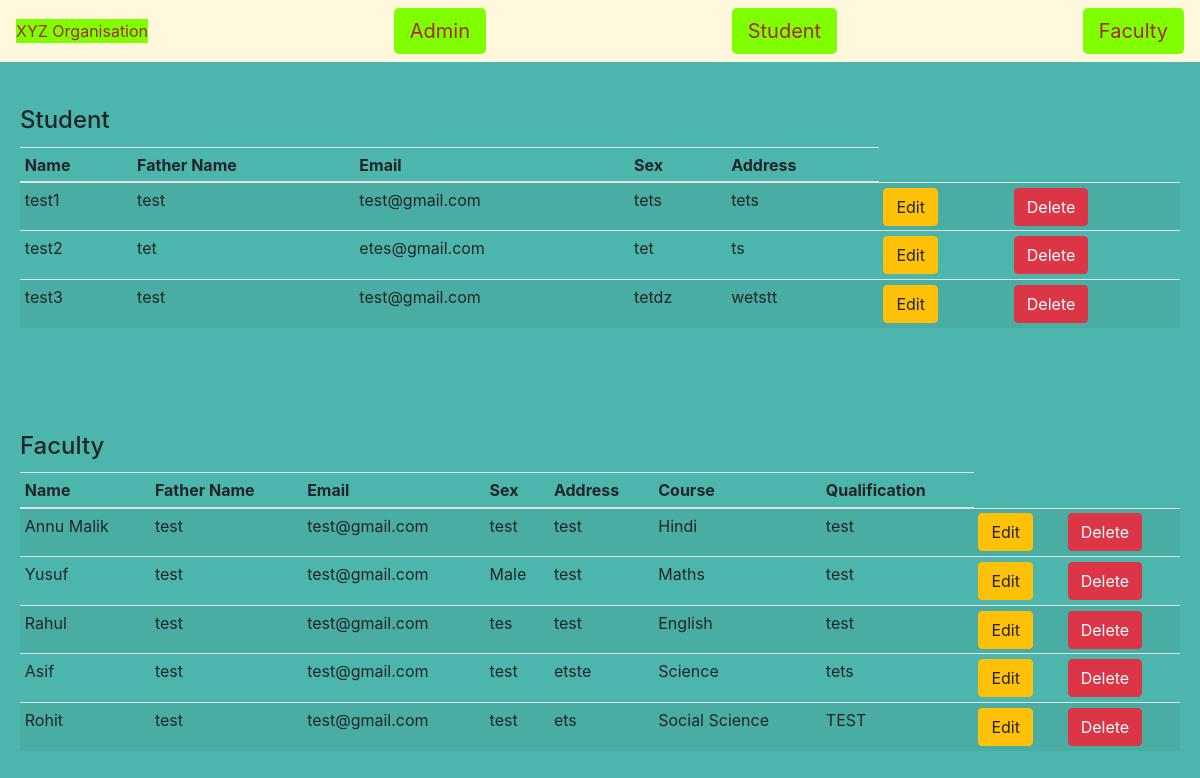
The page / on the database its author committed.
### management/models.py (models this page shows)
class student_model(models.Model):
    name=models.CharField(max_length=50)
    father_name=models.CharField(max_length=50)
    sex=models.CharField(max_length=50)
    email=models.EmailField(max_length=254)
    address=models.CharField(max_length=50)
    message=models.TextField()
    class Meta:
        db_table='student_table'

class faculty_model(models.Model):
    name=models.CharField(max_length=50)
    father_name=models.CharField(max_length=50)
    sex=models.CharField(max_length=50)
    email=models.EmailField(max_length=254)
    address=models.CharField(max_length=50)
    course=models.CharField(max_length=50)
    qualification=models.CharField(max_length=50)
    message=models.TextField()
    class Meta:
        db_table='faculty_table'

### management/views.py (the view)
# urls.py: path('', views.index,name='index'),
def index(request):
    list_student=student_model.objects.all()
    list_faculty=faculty_model.objects.all()
    arg={'list_student':list_student,'list_faculty':list_faculty}
    return render(request,'index.html',arg)

### templates/index.html (shortened to what this page needs)
<!doctype html>
<html lang="en">
  <head>
    <link rel="stylesheet" href="https://maxcdn.bootstrapcdn.com/bootstrap/4.0.0/css/bootstrap.min.css">
  </head>
  <body style='background-color:#4DB6AC;'>
<nav class="navbar navbar-light" style="background-color: cornsilk;">
  <a href="{% url 'index' %}" class="navbarilnk btn-xl" style="background-color:chartreuse;color:brown">XYZ Organisation</a>
  <a href="{% url 'admin:index' %}" class="navbarilnk btn-lg" style="background-color:chartreuse;color:brown">Admin</a>
  <a href="{% url 'student_upload' %}" class="navbarilnk btn-lg" style="background-color:chartreuse;color:brown">Student</a>
  <a href="{% url 'faculty_upload' %}" class="navbarilnk btn-lg" style="background-color:chartreuse;color:brown">Faculty</a>
</nav>
<br>
{% block content%}
<div class="cards" style="center">
  <div class="card-body">
    <h4 class="card-title">Student</h4>
    <table class="table table-striped  table-sm">
      <thead>
        <tr>
          <th scope="col">Name</th>
          <th scope="col">Father Name</th>
          <th scope="col">Email</th>
          <th scope="col">Sex</th>
          <th scope="col">Address</th>
        </tr>
      </thead>
      <tbody>
        {% for r in list_student %}
        <tr>
            <td> {{ r.name }}</td>
            <td> {{ r.father_name}}</td>
            <td> {{ r.email}}</td>
            <td> {{ r.sex}}</td>
            <td> {{ r.address}}</td>
            <td><a href="update/{{r.id}}" class="btn btn-warning" id="{{r.id}}">Edit</a></td>
            <td><a href="delete/{{r.id}}" class="btn btn-danger" id="{{r.id}}">Delete</a></td>
        </tr>
        {% endfor %}
      </tbody>
    </table>
  </div>
</div>
<br><br>
<div class="cards" style="center">
  <div class="card-body">
    <h4 class="card-title">Faculty</h4>
    <table class="table table-striped  table-sm">
      <thead>
        <tr>
          <th scope="col">Name</th>
          <th scope="col">Father Name</th>
          <th scope="col">Email</th>
          <th scope="col">Sex</th>
          <th scope="col">Address</th>
          <th scope="col">Course</th>
          <th scope="col">Qualification</th>
        </tr>
      </thead>
      <tbody>
        {% for r in list_faculty %}
        <tr>
            <td> {{ r.name }}</td>
            <td> {{ r.father_name}}</td>
            <td> {{ r.email}}</td>
            <td> {{ r.sex}}</td>
            <td> {{ r.address}}</td>
            <td> {{ r.course}}</td>
            <td> {{ r.qualification}}</td>
            <td><a href="update1/{{r.id}}" class="btn btn-warning" id="{{r.id}}">Edit</a></td>
            <td><a href="delete1/{{r.id}}" class="btn btn-danger" id="{{r.id}}">Delete</a></td>
        </tr>
        {% endfor %}
      </tbody>
    </table>
  </div>
</div>
{% endblock %}
  </body>
</html>

### rows shown on the page
student_model: name "test1", father_name "test", email "test@gmail.com", sex "tets", address "tets"
student_model: name "test2", father_name "tet", email "etes@gmail.com", sex "tet", address "ts"
student_model: name "test3", father_name "test", email "test@gmail.com", sex "tetdz", address "wetstt"
faculty_model: name "Annu Malik", father_name "test", email "test@gmail.com", sex "test", address "test", course "Hindi", qualification "test"
faculty_model: name "Yusuf", father_name "test", email "test@gmail.com", sex "Male", address "test", course "Maths", qualification "test"
faculty_model: name "Rahul", father_name "test", email "test@gmail.com", sex "tes", address "test", course "English", qualification "test"
faculty_model: name "Asif", father_name "test", email "test@gmail.com", sex "test", address "etste", course "Science", qualification "tets"
faculty_model: name "Rohit", father_name "test", email "test@gmail.com", sex "test", address "ets", course "Social Science", qualification "TEST"
